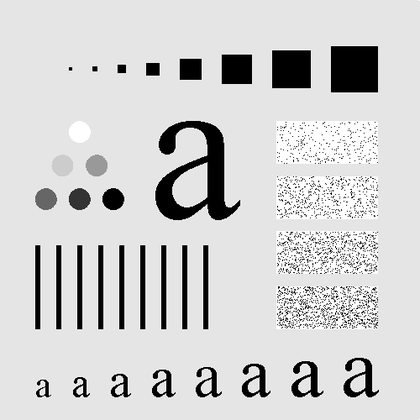
%> input picture digital image processing/4-图像空域滤波增强/image/11.tif, 420 x 420 px, shrunk from 500 x 500 before the run
$ octave T1_1.m   (GNU Octave 9; MATLAB toolbox functions it lacks are replaced by stand-ins)
%> lines starting %> are read from the running program, lines starting %| are printed output that depends on the picture
### digital image processing/4-图像空域滤波增强/test4_code/func1.m
function res = func1(image,model)
[x,y] = size(image);
[~,m] = size(model);
a = floor((m-1)/2);
res = image;
for i = 1+a:x-a
    for j = 1+a:y-a
        res(i,j)=sum(image(i-a:i+a,j-a:j+a).*model)/sum(model);
    end
end
res = uint8(res);
end

### digital image processing/4-图像空域滤波增强/test4_code/T1_1.m
% 线性滤波器验证实验1
ImagePath ='D:\大三（下）专业课\数字图像处理\Test4\image\11.tif';
InputImage = imread(ImagePath);
%> InputImage is the input picture: size 420x420 uint8; min 0, max 255, mean 207.2
InputImageGray = double(InputImage);
figure(1);
subplot(2,3,1);
imshow(uint8(InputImageGray));
title('原图');
model = [1 2 1;2 4 2;1 2 1];
image = func1(InputImageGray,model);
%> after the loop in func1, `for i = 1+a:x-a`:
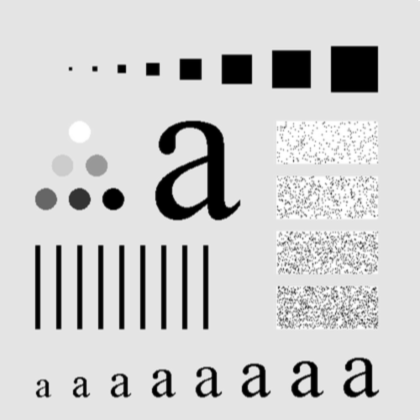
%> res: size 420x420 double; min 0, max 255, mean 207.2; mean of the top-left, top-right, bottom-left and bottom-right quarters 210.5, 199.9, 203.8, 214.6; drawn with min black and max white
subplot(2,3,2);
imshow(image);
title('3 X 3');
model = [2 4 5 4 2;4 9 12 9 4;5 12 15 12 5;4 9 12 9 4;2 4 5 4 2;];
image = func1(InputImageGray,model);
subplot(2,3,3);
imshow(image);
title('5 X 5');
model = ones(9,9);      %3X3模板
image = func1(InputImageGray,model);
%> after the loop in func1 (call 3), `for i = 1+a:x-a`:
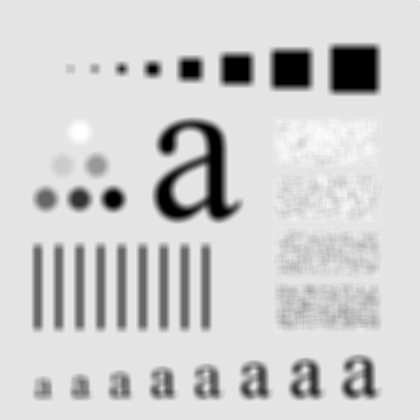
%> res: size 420x420 double; min 0, max 255, mean 207.2; mean of the top-left, top-right, bottom-left and bottom-right quarters 210.6, 200, 203.7, 214.5; drawn with min black and max white
subplot(2,3,4);
imshow(image);
title('9 X 9');
model = ones(15,15);
image = func1(InputImageGray,model);
%> after the loop in func1 (call 4), `for i = 1+a:x-a`:
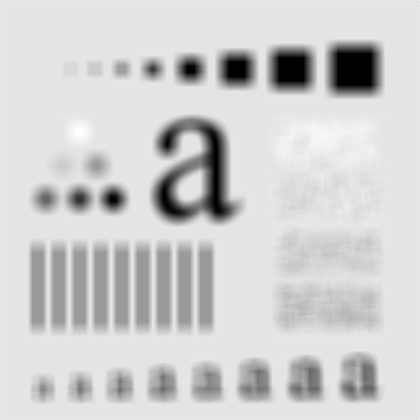
%> res: size 420x420 double; min 0, max 255, mean 207.2; mean of the top-left, top-right, bottom-left and bottom-right quarters 210.6, 200.1, 203.7, 214.3
subplot(2,3,5);
imshow(image);
title('15 X 15');
model = ones(35,35);
image = func1(InputImageGray,model);
%> after the loop in func1 (call 5), `for i = 1+a:x-a`:
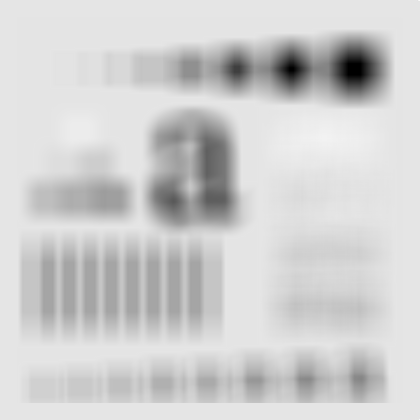
%> res: size 420x420 double; min 0, max 251, mean 207.5
subplot(2,3,6);
imshow(image);
title('35 X 35');
